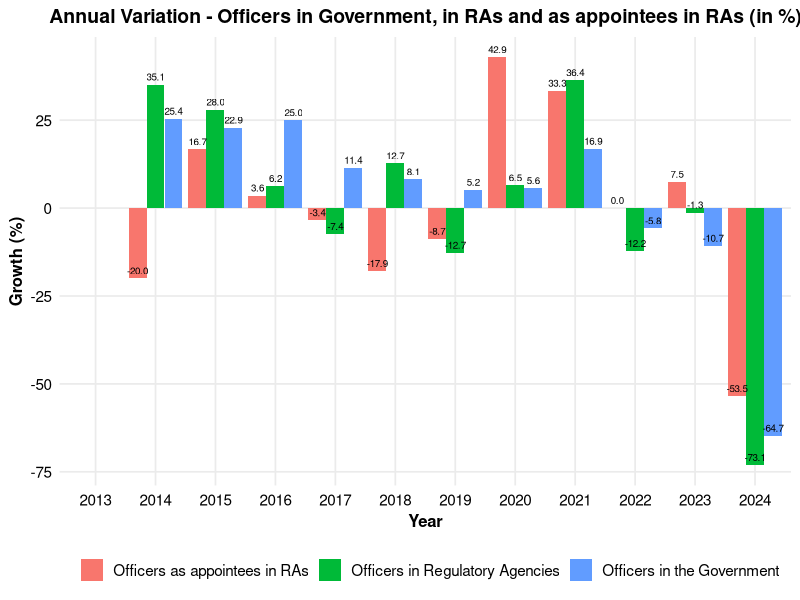
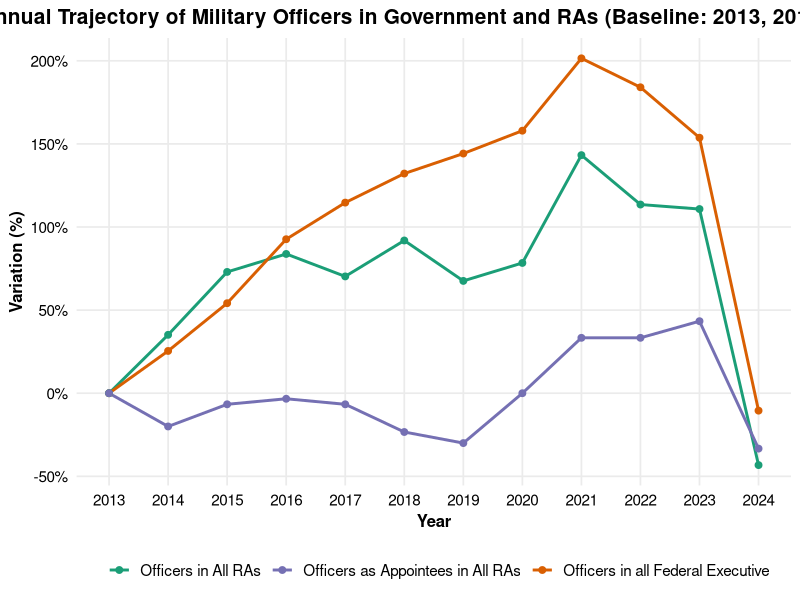
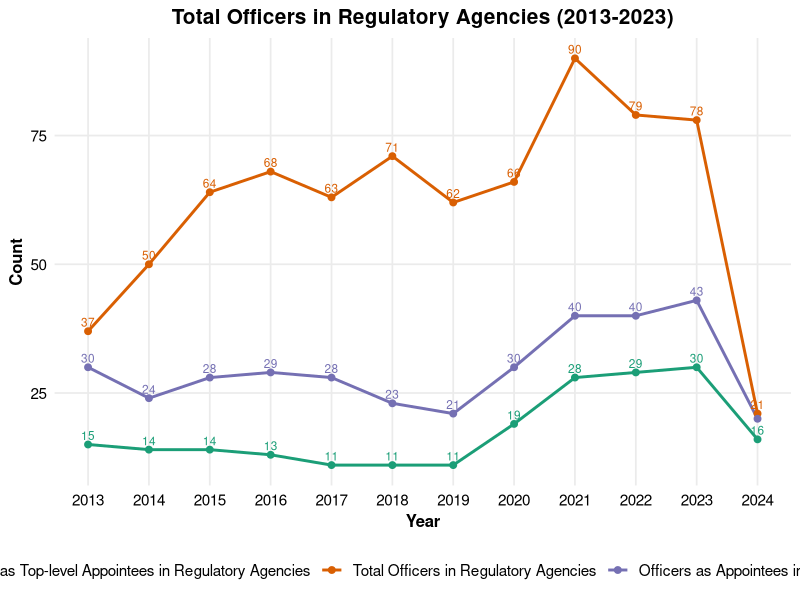
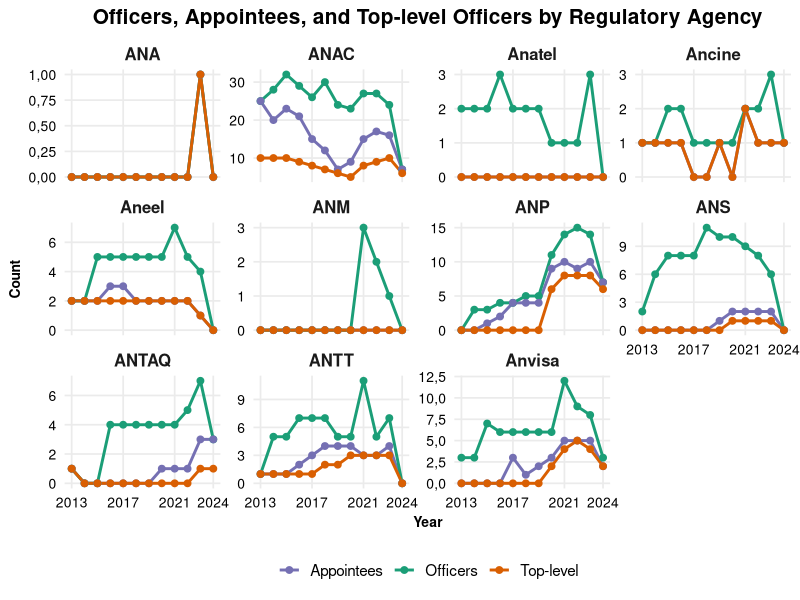
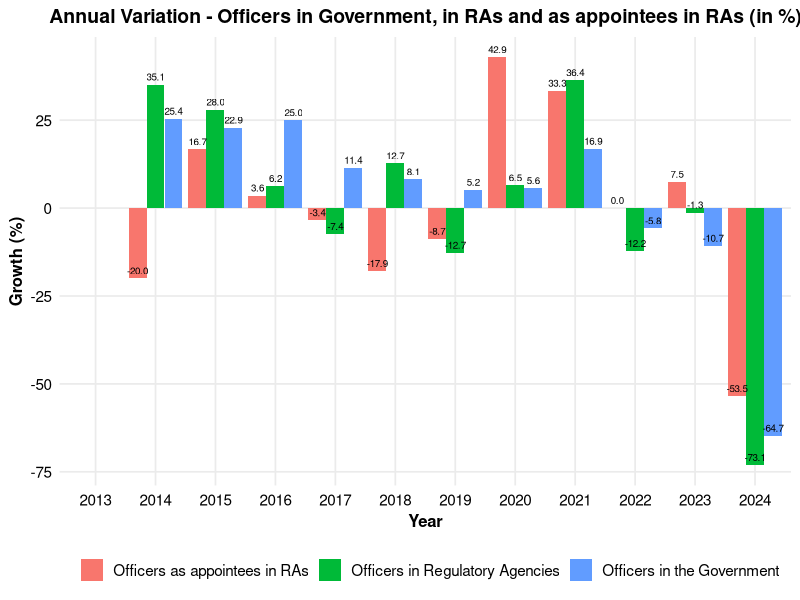
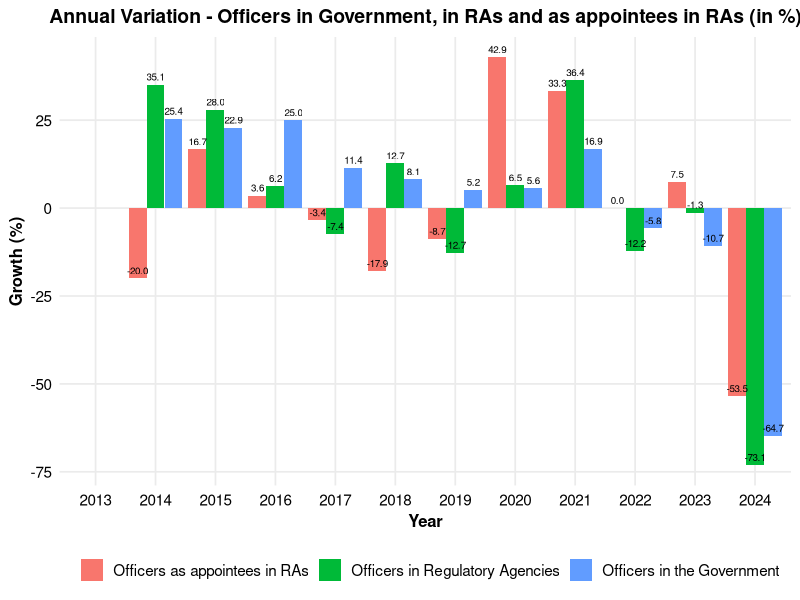
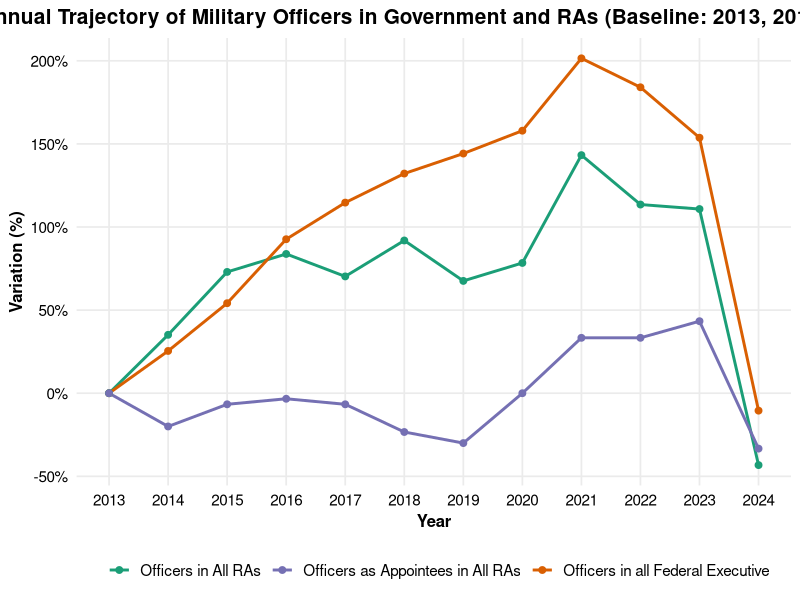
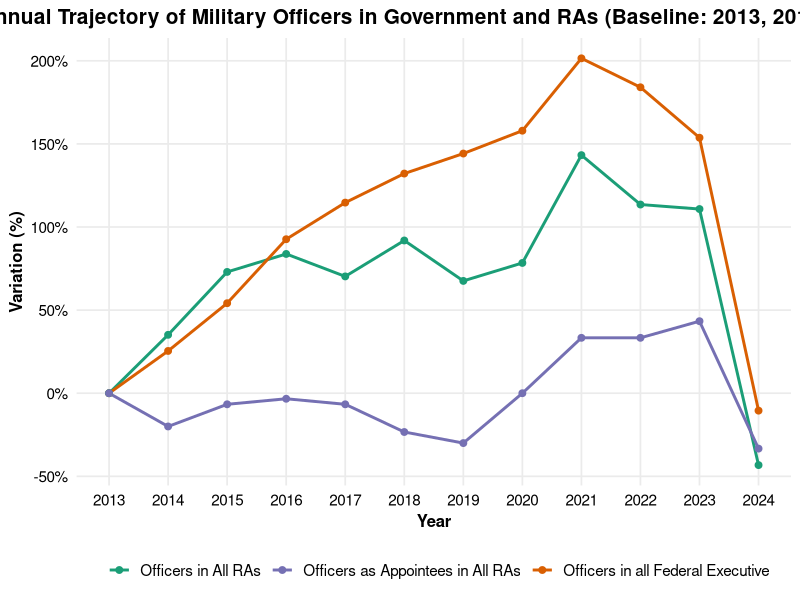

Write the R code that produced these figures, in order. (Note: this script raises an error after producing the figures.)
#PROJETO PARA CRIAR GRÁFICOS DA MILITARIZAÇAO DAS AGENCIAS REGULADORAS
# GOVERNANCE

#importando o dataset criado por Ademar Guedes
library(tidyverse)
library(readxl)
library(scales)

adeb_999_agencias_militares <- read_excel("adeb_999_agencias_militares_1.xlsx")


#criando o arquivo de análise
ar <- adeb_999_agencias_militares



#criar um gráfico harmônico com o atual 1 e 2
# incluir "crescimento de militares no governo" que está no gráfico 1 do apêndice
# e as demais variáveis da figura 1 do texto

glimpse(ar)


# Verificar nomes das colunas relevantes
# Esperado (pela amostra do arquivo):
# ano_arq (coluna A), total_militares_governo (coluna C),
# total_militares_ars (coluna D), total_militares_ars_com_cargo (coluna E)

# 2) Guardar valores-base de 2013 (ano base)
base_vals <- ar %>%
    filter(ano_arq == 2013) %>%
    summarise(
        base_governo = sum(total_militares_governo, na.rm = TRUE),
        base_ar      = sum(total_militares_ars, na.rm = TRUE),
        base_ar_cargo= sum(total_militares_ars_com_cargo, na.rm = TRUE)
    )

# 3) Criar variáveis de crescimento percentual versus 2013
df_out <- ar %>%
    mutate(
        cres_militares_governo   = 100 * (total_militares_governo / base_vals$base_governo - 1),
        cres_militares_ar        = 100 * (total_militares_ars / base_vals$base_ar - 1),
        cres_militares_ar_cargo  = 100 * (total_militares_ars_com_cargo / base_vals$base_ar_cargo - 1)
    )


# Bases anuais (2013)
base_ano <- ar %>%
    filter(ano_arq == 2013) %>%
    summarise(
        base_governo = total_militares_governo,
        base_ar      = total_militares_ars,
        base_ar_cargo= total_militares_ars_com_cargo
    )

df_ano_out <- ar %>%
    mutate(
        cres_militares_governo   = 100 * (total_militares_governo / base_ano$base_governo - 1),
        cres_militares_ar        = 100 * (total_militares_ars / base_ano$base_ar - 1),
        cres_militares_ar_cargo  = 100 * (total_militares_ars_com_cargo / base_ano$base_ar_cargo - 1)
    )

# 5) Visualizar
head(df_out)
head(df_ano_out)

glimpse(df_ano_out)

#Agora vou criar o gráfico 1b
#crescimento anual de militares no governo, militares me AR e em cargos de AR


# Filtrar período e garantir ordenação
ar_plot <- df_ano_out %>%
    filter(ano_arq_tot >= 2013, ano_arq_tot <= 2024) %>%
    arrange(ano_arq_tot)

# Deixar dados em formato longo para facilitar o ggplot
ar_long <- ar_plot %>%
    select(ano_arq_tot,
           cres_militares_governo,
           cres_militares_ar,
           cres_militares_ar_cargo) %>%
    pivot_longer(
        cols = -ano_arq_tot,
        names_to = "serie",
        values_to = "crescimento"
    )

# Rótulos legíveis
rotulos <- c(
    "cres_militares_governo" = "Officers in all Federal Executive",
    "cres_militares_ar" = "Officers in All RAs",
    "cres_militares_ar_cargo" = "Officers as Appointees in All RAs"
)



#-------------FIGURA A1 IN APPENDIX-------------------

# 2. Selecione e padronize as colunas
cresc_anual <- df_ano_out %>%
    rename(
        ano = ano_arq,
        total_militares_governo = total_militares_governo,
        total_militares_ars = total_militares_ars,
        total_militares_ars_com_cargo = total_militares_ars_com_cargo
    ) %>%
    filter(!is.na(ano)) %>%
    group_by(ano) %>%
    summarise(
        total_militares_governo = sum(total_militares_governo, na.rm=TRUE),
        total_militares_ars = sum(total_militares_ars, na.rm=TRUE),
        total_militares_ars_com_cargo = sum(total_militares_ars_com_cargo, na.rm=TRUE)
    ) %>% 
    arrange(ano)

# 3. Calcule o percentual de crescimento anual
cresc_anual_1 <- cresc_anual %>%
    mutate(
        crescimento_militares_governo = 100 * (total_militares_governo / lag(total_militares_governo) - 1),
        crescimento_militares_ars = 100 * (total_militares_ars / lag(total_militares_ars) - 1),
        crescimento_militares_ars_com_cargo = 100 * (total_militares_ars_com_cargo / lag(total_militares_ars_com_cargo) - 1)
    )

cresc_anual_1_long <- cresc_anual_1 %>%
    pivot_longer(
        cols = starts_with("crescimento_"),
        names_to = "Variavel",
        values_to = "Percentual"
    )

# Ajuste os rótulos se quiser mais legibilidade
cresc_anual_1_long$Variavel <- recode(cresc_anual_1_long$Variavel,
                                      crescimento_militares_governo = "Officers in the Government",
                                      crescimento_militares_ars = "Officers in Regulatory Agencies",
                                      crescimento_militares_ars_com_cargo = "Officers as appointees in RAs")

# Gráfico de barras agrupadas
fig_A1 <- ggplot(cresc_anual_1_long, aes(x = as.factor(ano), y = Percentual, fill = Variavel)) +
    geom_col(position = "dodge") +
    geom_text(
        aes(label = sprintf("%.1f", Percentual)),
        position = position_dodge(width = 0.9),
        vjust = -0.5,
        size = 2.5
    ) +
    labs(
        title = "Annual Variation - Officers in Government, in RAs and as appointees in RAs (in %)",
        x = "Year",
        y = "Growth (%)",
        fill = ""
    ) +
    theme_minimal(base_size = 13, base_family = "sans") +
    theme(
        # Fundo branco e sem bordas
        panel.background = element_rect(fill = "white", color = NA),
        plot.background = element_rect(fill = "white", color = NA),
        
        # Título e subtítulo centralizados e proporcionais
        plot.title = element_text(hjust = 0.5, face = "bold", size = 14),
        plot.subtitle = element_text(hjust = 0.5, size = 12, margin = margin(b = 10)),
        
        # Eixos e rótulos
        axis.title = element_text(size = 12, face = "bold"),
        axis.text = element_text(size = 11, color = "black"),
        
        # Título das facetas
        strip.text = element_text(face = "bold", size = 12),
        
        # Legenda
        legend.position = "bottom",
        legend.title = element_text(size = 12, face = "bold"),
        legend.text = element_text(size = 11),
        
        # Grade
        panel.grid.minor = element_blank()
    )

fig_A1

ggsave("figures/fig_A1.pdf", fig_A1,width = 10, height = 5, units = "in", bg = "white")
ggsave("figures/fig_A1.png", fig_A1,width = 10, height = 5, units = "in", bg = "white")




# Gráfico 1 - Annual Trajectory of Military Officers in Government and RAs (Baseline: 2013, 2013–2024)
#falta incluir este grafico





fig_A1.1 <- ggplot(ar_long, aes(x = ano_arq_tot, y = crescimento, color = serie)) +
    geom_line(size = 1) +
    geom_point(size = 2) +
    scale_color_manual(values = c("#1b9e77", "#7570b3", "#d95f02"),
                       labels = rotulos) +
    scale_x_continuous(breaks = 2013:2024) +
    scale_y_continuous(labels = label_percent(accuracy = 1, scale = 1)) +
    labs(
        title = "Annual Trajectory of Military Officers in Government and RAs (Baseline: 2013, 2013–2024)",
        x = "Year",
        y = "Variation (%)",
        color = ""
    ) +
    theme_minimal(base_size = 13, base_family = "sans") +
    theme(
        # Fundo branco e sem bordas
        panel.background = element_rect(fill = "white", color = NA),
        plot.background = element_rect(fill = "white", color = NA),
        
        # Título e subtítulo centralizados e proporcionais
        plot.title = element_text(hjust = 0.5, face = "bold", size = 15),
        plot.subtitle = element_text(hjust = 0.5, size = 12, margin = margin(b = 10)),
        
        # Eixos e rótulos
        axis.title = element_text(size = 12, face = "bold"),
        axis.text = element_text(size = 11, color = "black"),
        
        # Título das facetas
        strip.text = element_text(face = "bold", size = 12),
        
        # Legenda
        legend.position = "bottom",
        legend.title = element_text(size = 12, face = "bold"),
        legend.text = element_text(size = 11),
        
        # Grade
        panel.grid.minor = element_blank()
    )


fig_A1.1


ggsave("figures/fig_A1.1.png", fig_A1.1,width = 10, height = 5, units = "in")
ggsave("figures/fig_A1.1.pdf", fig_A1.1, width = 10, height = 5, units = "in")



# ------------- FIGURE 2 IN THE PAPER ------------------------

# Verificar colunas necessárias
cols_ok <- c("ano_arq",
             "total_militares_ars",
             "total_militares_ars_com_cargo",
             "militares_total_agencias_alto_escalao")

missing <- setdiff(cols_ok, names(ar))
if (length(missing) > 0) {
    stop(paste("Faltam colunas no data frame ar:", paste(missing, collapse = ", ")))
}

# Opcional: agregar por ano, se houver várias linhas por ano (ex.: mensais)
ar_ano <- ar %>%
    group_by(ano_arq) %>%
    summarise(
        total_militares_ars = sum(total_militares_ars, na.rm = TRUE),
        total_militares_ars_com_cargo = sum(total_militares_ars_com_cargo, na.rm = TRUE),
        militares_total_agencias_alto_escalao = sum(militares_total_agencias_alto_escalao, na.rm = TRUE),
        .groups = "drop"
    )

# Reestruturar para formato longo
ar_long <- ar %>%
    pivot_longer(
        cols = c(total_militares_ars,
                 total_militares_ars_com_cargo,
                 militares_total_agencias_alto_escalao),
        names_to = "serie",
        values_to = "valor"
    )

# Rótulos legíveis
rotulos <- c(
    "total_militares_ars" = "Total Officers in Regulatory Agencies",
    "total_militares_ars_com_cargo" = "Officers as Appointees in Regulatory Agencies",
    "militares_total_agencias_alto_escalao" = "Officers as Top-level Appointees in Regulatory Agencies"
)

# Gráfico
fig_2 <- ggplot(ar_long, aes(x = ano_arq, y = valor, color = serie)) +
    geom_line(size = 1) +
    geom_point(size = 2) +
    geom_text(aes(label = scales::number(valor, big.mark = ".", decimal.mark = ",")),
              vjust = -0.5, size = 3, show.legend = FALSE, check_overlap = TRUE
    ) +
    scale_color_manual(values = c("#1b9e77", "#d95f02", "#7570b3"),
                       labels = rotulos) +
    scale_x_continuous(breaks = sort(unique(ar_long$ano_arq))) +
    scale_y_continuous(labels = label_number(big.mark = ".", decimal.mark = ",")) +
    labs(
        title = "Total Officers in Regulatory Agencies (2013-2023)",
        x = "Year",
        y = "Count",
        color = ""
    ) +
    theme_minimal(base_size = 13, base_family = "sans") +
    theme(
        # Fundo branco e sem bordas
        panel.background = element_rect(fill = "white", color = NA),
        plot.background = element_rect(fill = "white", color = NA),
        
        # Título e subtítulo centralizados e proporcionais
        plot.title = element_text(hjust = 0.5, face = "bold", size = 15),
        plot.subtitle = element_text(hjust = 0.5, size = 12, margin = margin(b = 10)),
        
        # Eixos e rótulos
        axis.title = element_text(size = 12, face = "bold"),
        axis.text = element_text(size = 11, color = "black"),
        
        # Título das facetas
        strip.text = element_text(face = "bold", size = 12),
        
        # Legenda
        legend.position = "bottom",
        legend.title = element_text(size = 12, face = "bold"),
        legend.text = element_text(size = 11),
        
        # Grade
        panel.grid.minor = element_blank()
    )

fig_2

ggsave("figures/fig_2.pdf", fig_2,width = 10, height = 5, units = "in")
ggsave("figures/fig_2.png", fig_2,width = 10, height = 5, units = "in")



## parei aqui


#-------FIGURA A3 - facetas de todas as agências-------

library(stringi)
ag_ok <- c("anac","aneel","anatel","antaq","antt","anvs","ancine","anp","ans","anm","ana")

facetas_ar <- df_ano_out %>%
    pivot_longer(
        cols = matches("^militares_(anac|aneel|anatel|antaq|antt|anvs|ancine|anp|ans|anm|ana)(?:_(cargos|alto_escalao))?$"),
        names_to = c("agencia","dim_raw"),
        names_pattern = "^militares_([^_]+)(?:_(cargos|alto_escalao))?$",
        values_to = "valor"
    ) %>%
    mutate(
        dim_raw = ifelse(is.na(dim_raw) | dim_raw == "", "militares", dim_raw),
        dim = recode(dim_raw,
                     "cargos" = "Appointees",
                     "alto_escalao" = "Top-level",
                     .default = "Officers"),
        agencia = recode(agencia,
                         "anac"="ANAC","aneel"="Aneel","anatel"="Anatel","antaq"="ANTAQ","antt"="ANTT",
                         "anvs"="Anvisa","ancine"="Ancine","anp"="ANP","ans"="ANS","anm"="ANM","ana"="ANA",
                         .default = NA_character_
        )
    ) %>%
    filter(!is.na(agencia), !is.na(ano_arq), !is.na(valor))

# (Opcional) Diagnóstico: veja se sobrou algo estranho na dimensão original
# sort(unique(facetas_ar$dim_raw))

# ------- 4) Gráfico com facetas -------
fig_A3 <- ggplot(facetas_ar, aes(x = ano_arq, y = valor, color = dim, group = dim)) +
    geom_line(size = 1) +
    geom_point(size = 2) +
    scale_x_continuous(
        breaks = c(2013, 2017, 2021, 2024),
    labels = c("2013", "2017", "2021", "2024")
    ) +
    scale_y_continuous(labels = scales::label_number(big.mark = ".", decimal.mark = ",")) +
    scale_color_manual(
        values = c("Officers"="#1b9e77","Appointees"="#7570b3","Top-level"="#d95f02"),
        name = NULL
    ) +
    labs(
        title = "Officers, Appointees, and Top-level Officers by Regulatory Agency",
        x = "Year", y = "Count"
    ) +
    facet_wrap(~ agencia, ncol = 4, scales = "free_y", drop = TRUE) +
    theme_minimal(base_size = 13, base_family = "sans") +
    theme(
        # Fundo branco e sem bordas
        panel.background = element_rect(fill = "white", color = NA),
        plot.background = element_rect(fill = "white", color = NA),
        
        # Título e subtítulo centralizados e proporcionais
        plot.title = element_text(hjust = 0.5, face = "bold", size = 15),
        plot.subtitle = element_text(hjust = 0.5, size = 12, margin = margin(b = 10)),
        
        # Eixos e rótulos
        axis.title = element_text(size = 10, face = "bold"),
        axis.text = element_text(size = 10, color = "black"),
        
        # Título das facetas
        strip.text = element_text(face = "bold", size = 12),
        
        # Legenda
        legend.position = "bottom",
        legend.title = element_text(size = 12, face = "bold"),
        legend.text = element_text(size = 11),
        
        # Grade
        panel.grid.minor = element_blank()
    )

fig_A3

ggsave("figures/fig_A3.pdf", fig_A3, width = 10, height = 5, units = "in")
ggsave("figures/fig_A3.png", fig_A3, width = 10, height = 5, units = "in")

#############################################

###CRIANDO O MESMO GRÁFICO ACIMA, MAS COMO FACETA
# Definir variáveis por grupo

names(df_ano_out)
# Ver especificamente as que contêm "militares_8" ou "militares_3"
names(df_ano_out)[grepl("militares_[38]", names(df_ano_out))]

# Ver quais contêm "ars"
names(df_ano_out)[grepl("ars", names(df_ano_out))]

# Ver quais contêm "alto"
names(df_ano_out)[grepl("alto", names(df_ano_out))]


vars_ars <- c("militares_8_ars.y","militares_3_ars.y")
vars_cargos <- c("militares_8_ars_cargos","militares_3_ars_cargos")
vars_alto <- c("militares_8_ars_alto_escalao","militares_3_ars_alto_escalao")

vars_all <- c(vars_ars, vars_cargos, vars_alto)

stopifnot(all(c("ano_arq", vars_all) %in% names(df_ano_out)))

# Agregar por ano (se necessário)
base_df <- df_ano_out %>%
    group_by(ano_arq) %>%
    summarise(across(all_of(vars_all), ~ sum(.x, na.rm = TRUE)), .groups = "drop")

# Long + colunas de 'grupo' e 'tipo'
plot_long <- base_df %>%
    pivot_longer(cols = all_of(vars_all), names_to = "serie", values_to = "valor") %>%
    mutate(
        grupo = case_when(
            str_detect(serie, "_ars_alto_escalao$") ~ "ars_alto_escalao",
            str_detect(serie, "_ars_cargos$") ~ "ars_cargos",
            TRUE ~ "ars"
        ),
        tipo = if_else(str_detect(serie, "^militares_8_"), "8 ARs", "3 ARs")
    )

fig_A4 <- ggplot(plot_long, aes(x = ano_arq, y = valor, color = tipo)) +
    geom_line(size = 1) +
    geom_point(size = 2) +
    scale_color_manual(values = c("8 ARs" = "#1b9e77", "3 ARs" = "#d95f02")) +
    scale_x_continuous(breaks = sort(unique(plot_long$ano_arq))) +
    scale_y_continuous(labels = label_number(big.mark = ".", decimal.mark = ",")) +
    labs(
        title = "Totais anuais por grupo (facetas)",
        x = "Ano",
        y = "Quantidade",
        color = "Série"
    ) +
    facet_wrap(~ grupo, ncol = 1, scales = "free_y") +
    theme_minimal(base_size = 12) +
    theme(
        panel.grid.minor = element_blank(),
        legend.position = "bottom"
    )


fig_A4

ggsave("figures/fig_2c.pdf", fig_2c,
       width = 6.5, height = 5, units = "in")
















###CRIANDO AGORA FACETAS DOS TRÊS GRUPOS EM GRÁFICO DE ÁREA DE 100%
library(stringr)

# Variáveis por grupo (mantém .y onde informado)
vars_ars    <- c("militares_8_ars.y","militares_3_ars.y")
vars_cargos <- c("militares_8_ars_cargos","militares_3_ars_cargos")
vars_alto   <- c("militares_8_ars_alto_escalao","militares_3_ars_alto_escalao")

vars_all <- c(vars_ars, vars_cargos, vars_alto)
stopifnot(all(c("ano_arq", vars_all) %in% names(df_ano_out)))

# Agregar por ano
base_df <- df_ano_out %>%
    group_by(ano_arq) %>%
    summarise(across(all_of(vars_all), ~ sum(.x, na.rm = TRUE)), .groups = "drop")

# Long + identificar grupo e tipo
plot_long <- base_df %>%
    pivot_longer(cols = all_of(vars_all), names_to = "serie", values_to = "valor") %>%
    mutate(
        grupo = case_when(
            str_detect(serie, "_ars_alto_escalao$") ~ "RAs: all officers Top-level",
            str_detect(serie, "_ars_cargos$") ~ "RAs: all officers appointees",
            TRUE ~ "RAs: all officers"
        ),
        tipo = if_else(str_detect(serie, "^militares_8_"), "8 RAs", "3 RAs")
    )

# Normalizar para 100% dentro de cada grupo-ano
plot_pct <- plot_long %>%
    group_by(grupo, ano_arq) %>%
    mutate(total_grupo_ano = sum(valor, na.rm = TRUE),
           pct = if_else(total_grupo_ano > 0, valor / total_grupo_ano, 0)) %>%
    ungroup()

fig_2d <- ggplot(plot_pct, aes(x = ano_arq, y = pct, fill = tipo)) +
    geom_area(position = "fill", alpha = 0.9) +  # fill garante 100%
    scale_fill_manual(values = c("8 RAs" = "#1b9e77", "3 RAs" = "#d95f02")) +
    scale_x_continuous(breaks = sort(unique(plot_pct$ano_arq))) +
    scale_y_continuous(labels = label_percent(accuracy = 1)) +
    labs(
        title   = "Share of officers by group of RAs (ANP, Anvisa, ANAC vs. others) (100%)",
        x       = "Year",
        y       = "Share",
        fill    = "Groups"
    ) +
    facet_wrap(~ grupo, ncol = 1) +
    theme_minimal(base_size = 12) +
    theme(
        panel.grid.minor = element_blank(),
        legend.position = "bottom"
    )

fig_2d
ggsave("figures/fig_2d.pdf", fig_2d,
       width = 6.5, height = 5, units = "in")


#OK!
###FACETAS DE TODAS AS AGENCIAS, SEPARADAMENTE, POR GRUPOS (TOTAL MILITAR, COM CARGO E ALTA BUROCRA)

# Definir vetores por faceta
grp_base <- c("militares_anac","militares_aneel","militares_anatel","militares_antaq",
              "militares_antt","militares_anvs","militares_ancine","militares_anp",
              "militares_ans","militares_anm","militares_ana")

grp_cargos <- paste0(grp_base, "_cargos")
grp_alto   <- paste0(grp_base, "_alto_escalao")

vars_all <- c(grp_base, grp_cargos, grp_alto)
stopifnot(all(c("ano_arq", vars_all) %in% names(df_ano_out)))

# Agregar por ano, se necessário
base_df_1 <- df_ano_out %>%
    group_by(ano_arq) %>%
    summarise(across(all_of(vars_all), ~ sum(.x, na.rm = TRUE)), .groups = "drop")

# Long + coluna do grupo
plot_long <- base_df_1 %>%
    pivot_longer(cols = all_of(vars_all), names_to = "agencia", values_to = "valor") %>%
    mutate(
        grupo = case_when(
            str_detect(agencia, "_alto_escalao$") ~ "alto_escalao",
            str_detect(agencia, "_cargos$") ~ "cargos",
            TRUE ~ "base"
        ),
        agencia_label = str_replace(agencia, "militares_", "") |> 
            str_replace("_cargos$", "") |>
            str_replace("_alto_escalao$", "") |>
            toupper()
    )

ggplot(plot_long, aes(x = ano_arq, y = valor, color = agencia_label, group = agencia_label)) +
    geom_line(size = 0.9, alpha = 0.9) +
    geom_point(size = 1.8) +
    scale_x_continuous(breaks = sort(unique(plot_long$ano_arq))) +
    scale_y_continuous(labels = label_number(big.mark = ".", decimal.mark = ",")) +
    labs(
        title = "Totais anuais por agência e grupo",
        x = "Ano",
        y = "Quantidade",
        color = "Agência"
    ) +
    facet_wrap(~ grupo, ncol = 1, scales = "free_y",
               labeller = as_labeller(c(base = "ARs (base)",
                                        cargos = "ARs (cargos)",
                                        alto_escalao = "ARs (alto escalão)"))) +
    theme_minimal(base_size = 12) +
    theme(
        panel.grid.minor = element_blank(),
        legend.position = "bottom",
        legend.key.width = unit(16, "pt")
    )



## FACETAS separando por agencia

library(stringr)
library(forcats)

# Lista de ARs
ars <- c("anac","aneel","anatel","antaq","antt","anvs","ancine","anp","ans","anm","ana")

# Construir nomes de colunas para cada dimensão
vars_base   <- paste0("militares_", ars)
vars_cargos <- paste0("militares_", ars, "_cargos")
vars_alto   <- paste0("militares_", ars, "_alto_escalao")

vars_all <- c(vars_base, vars_cargos, vars_alto)
stopifnot(all(c("ano_arq", vars_all) %in% names(df_ano_out)))

# Agregar por ano (se necessário)
base_df <- df_ano_out %>%
    group_by(ano_arq) %>%
    summarise(across(all_of(vars_all), ~ sum(.x, na.rm = TRUE)), .groups = "drop")

# Converter para longo e separar AR e dimensão
plot_long <- base_df %>%
    pivot_longer(cols = all_of(vars_all), names_to = "serie", values_to = "valor") %>%
    mutate(
        # Extrair a AR do nome: "militares_anac(_...)" -> "anac"
        ar  = str_remove(serie, "^militares_") %>%
            str_remove("_cargos$") %>%
            str_remove("_alto_escalao$") %>%
            toupper(),
        dim = case_when(
            str_detect(serie, "_alto_escalao$") ~ "Alto escalão",
            str_detect(serie, "_cargos$")       ~ "Cargos",
            TRUE                                ~ "Base"
        )
    ) %>%
    # Opcional: ordenar facetas por ordem desejada
    mutate(ar = factor(ar, levels = toupper(ars)))

ggplot(plot_long, aes(x = ano_arq, y = valor, color = dim)) +
    geom_line(size = 1) +
    geom_point(size = 1.8) +
    scale_color_manual(values = c("Base" = "#1b9e77", "Cargos" = "#7570b3", "Alto escalão" = "#d95f02")) +
    scale_x_continuous(breaks = sort(unique(plot_long$ano_arq))) +
    scale_y_continuous(labels = label_number(big.mark = ".", decimal.mark = ",")) +
    labs(
        title = "Totais anuais por AR e dimensão",
        x = "Ano",
        y = "Quantidade",
        color = "Dimensão"
    ) +
    facet_wrap(~ ar, ncol = 3, scales = "free_y") +
    theme_minimal(base_size = 12) +
    theme(
        panel.grid.minor = element_blank(),
        legend.position = "bottom"
    )



############################################################
######figure annual growth only 3 RAs
###########################################################


var_anual_3ras <- read_delim("var_anual_3ras.csv", 
                             delim = ";", escape_double = FALSE, col_types = cols(var_officers_3ras_percent = col_number(), 
                                                                                  var_officers_appointees_3ras_percent = col_number(), 
                                                                                  var_officers_toplevel_3ras_percent = col_number()), 
                             trim_ws = TRUE)
View(var_anual_3ras)



ras_long <- var_anual_3ras %>%
    select(year, var_officers_3ras_percent, var_officers_appointees_3ras_percent, var_officers_toplevel_3ras_percent) %>%
           pivot_longer(
               cols = starts_with("var_officers"),
               names_to = "variable",
               values_to = "percentage"
           )
           
           
           # Ajustar nomes legíveis para legenda
           ras_long$variable <- recode(ras_long$variable,
                                      "var_officers_3ras_percent" = "Officers 3ras",
                                      "var_officers_appointees_3ras_percent" = "Appointed Officers 3ras",
                                      "var_officers_toplevel_3ras_percent" = "Top-level Officers 3ras"
           )
           
           # Criar gráfico de barras agrupadas
           fig_A_var_3ras <- ggplot(ras_long, aes(x = factor(year), y = percentage, fill = variable)) +
               geom_col(position = "dodge") +
               geom_text(aes(label = sprintf("%.1f%%", percentage)),
                         position = position_dodge(width = 0.9),
                         vjust = -0.5,
                         size = 2.5) +
               labs(
                   title = "Annual Variation - Officers in the 3 selected Regulatoy Agencies",
                   x = "Year",
                   y = "Variation (%)",
                   fill = ""
               ) +
               theme_minimal() +
                   theme(
                       plot.title = element_text(size = 10, hjust = 0.5), #centraliza o título
                       axis.title = element_text(size = 8),
                       axis.text = element_text(size = 8),
                       legend.title = element_text(size = 10),
                       legend.text = element_text(size = 8),
                       legend.position = "bottom"   # <- legenda abaixo do gráfico
                   )
               
           fig_A_var_3ras
           
                  ggsave("figures/fig_A_var_3ras.pdf", fig_A_var_3ras,
                  width = 8.5, height = 5, units = "in")

                  
#####################################################
##GRAFICO COMPARANDO TRES AGENCIAS COM AS DEMAIS ####
#####################################################

library(readr)
compare_3ras_others <- read_delim("compare_3ras_others.csv", 
                                                    delim = ";", escape_double = FALSE, trim_ws = TRUE)

View(compare_3ras_others)



compare_3_8 <- compare_3ras_others %>%
    select(year, 
           `otherRA_officers_total__percent`,
           `otherRAs_officers_appointees_percent`,
           `otherRA_officers_top-level_percent`,
           `3RA_total_officers_percent`,
           `3RA_officers_appointees_percent`,
           `3RA_officers_top-level_percent`)

# Transformar para formato longo
compare_long <- compare_3_8 %>%
    pivot_longer(
        cols = -year,
        names_to = "variable",
        values_to = "percentage"
    )

# Ajustar nomes das variáveis para legenda mais legível
compare_long$variable <- recode(compare_long$variable,
                           "otherRA_officers_total__percent" = "Other RAs - Total Officers",
                           "otherRAs_officers_appointees_percent" = "Other RAs - Appointees",
                           "otherRA_officers_top-level_percent" = "Other RAs - Top-level",
                           "3RA_total_officers_percent" = "3 RAs - Total Officers",
                           "3RA_officers_appointees_percent" = "3 RAs - Appointees",
                           "3RA_officers_top-level_percent" = "3 RAs - Top-level"
)

# Criar gráfico de barras agrupadas
fig_A_compare_3_8 <- ggplot(compare_long, aes(x = factor(year), y = percentage, fill = variable)) +
    geom_col(position = "dodge") +
    geom_text(aes(label = sprintf("%.1f%%", percentage)),
              position = position_dodge(width = 0.9),
              vjust = -0.5,
              size = 2.5) +
    labs(
        title = "Annual Variation Rate Comparison - 3 RAs and the others",
        x = "Year",
        y = "Percentage (%)",
        fill = "Category",
        caption = "Variables: Other RAs - Total Officers, Appointees, Top-level | 3 RAs - Total Officers, Appointees, Top-level"
    ) +
    theme_minimal() +
    theme(
        plot.caption = element_text(hjust = 0.5, size = 9),
        legend.position = "bottom"
    )

fig_A_compare_3_8

ggsave("figures/fig_A_compare_3_8.pdf", fig_A_compare_3_8,
       width = 8.5, height = 5, units = "in")
                  
                  
###########################################################
#COMPARANDO AS 3 AGENCIAS COM AS DEMAIS, EM TOTAIS ANUAIS##
###########################################################

library(readr)
library(dplyr)
library(tidyr)
library(ggplot2)

# Leitura do arquivo CSV

# Selecionar apenas ano e as 6 variáveis de totais
compare <- compare_3ras_others %>%
    select(year, 
           otherRA_officers_total,
           otherRAs_officers_appointees,
           `otherRA_officers_top-level`,
           `3RA_total_officers`,
           `3RA_officers_appointees`,
           `3RA_officers_top-level`)

# Transformar para formato longo
compare_long_1 <- compare %>%
    pivot_longer(
        cols = -year,
        names_to = "variable",
        values_to = "total"
    )

# Ajustar nomes das variáveis para legenda mais legível
compare_long_1$variable <- recode(compare_long_1$variable,
                           "otherRA_officers_total" = "Other RAs - Total Officers",
                           "otherRAs_officers_appointees" = "Other RAs - Appointees",
                           "otherRA_officers_top-level" = "Other RAs - Top-level",
                           "3RA_total_officers" = "3 RAs - Total Officers",
                           "3RA_officers_appointees" = "3 RAs - Appointees",
                           "3RA_officers_top-level" = "3 RAs - Top-level"
)

# Criar gráfico de linhas
fig_A_line_compare <- ggplot(compare_long_1, aes(x = year, y = total, color = variable, group = variable)) +
    geom_line(size = 1) +
    geom_point(size = 2) +
    labs(
        title = "Officer Totals Over Time - Comparison",
        x = "Year",
        y = "Number of Officers",
        color = "Category",
        caption = "Variables: Other RAs - Total Officers, Appointees, Top-level | 3 RAs - Total Officers, Appointees, Top-level"
    ) +
    theme_minimal() +
    theme(
        plot.caption = element_text(hjust = 0.5, size = 9),
        legend.position = "bottom",
        legend.text = element_text(size = 8)
    )

fig_A_line_compare

# Salvar o gráfico
ggsave("figures/fig_A_line_compare.pdf", fig_A_line_compare,
       width = 8.5, height = 5, units = "in")


################################
#FACETING EACH RA
##############################
library(stringr)
library(scales)
library(forcats)

# Vetor com os códigos das ARs
ars <- c("anac","aneel","anatel","antaq","antt","anvs","ancine","anp","ans","anm","ana")

# Colunas esperadas por dimensão
vars_base   <- paste0("militares_", ars)
vars_cargos <- paste0("militares_", ars, "_cargos")
vars_alto   <- paste0("militares_", ars, "_alto_escalao")

vars_all <- c(vars_base, vars_cargos, vars_alto)

# Verificação de colunas existentes
stopifnot(all(c("ano_arq", vars_all) %in% names(df_ano_out)))

# Se houver múltiplas linhas por ano, consolida; se já for 1 linha/ano, valores permanecem
base_df <- df_ano_out %>%
    group_by(ano_arq) %>%
    summarise(across(all_of(vars_all), ~ sum(.x, na.rm = TRUE)), .groups = "drop")

# Formato longo e identificação de AR e dimensão
plot_long <- base_df %>%
    pivot_longer(cols = all_of(vars_all), names_to = "variavel", values_to = "valor") %>%
    mutate(
        ar  = variavel |> 
            str_remove("^militares_") |>
            str_remove("_cargos$") |>
            str_remove("_alto_escalao$") |>
            toupper(),
        dim = case_when(
            str_detect(variavel, "_alto_escalao$") ~ "Top-level appointees",
            str_detect(variavel, "_cargos$")       ~ "Appointees",
            TRUE                                   ~ "Total"
        )
    ) %>%
    mutate(ar = factor(ar, levels = toupper(ars)),
           dim = factor(dim, levels = c("Total","Appointees","Top-level appointees")))

# Gráfico com facetas por AR e 3 linhas por faceta
fig_A_facetas <- ggplot(plot_long, aes(x = ano_arq, y = valor, color = dim)) +
    geom_line(linewidth = 1) +
    geom_point(size = 1.8) +  # <- era linewidth
    scale_color_manual(values = c("Total" = "#1b9e77",
                                  "Appointees" = "#7570b3",
                                  "Top-level appointees" = "#d95f02")) +
    scale_x_continuous(breaks = sort(unique(plot_long$ano_arq))) +
    scale_y_continuous(labels = label_number(big.mark = ".", decimal.mark = ",")) +
    labs(
        title = "Officers by Regulatory Agency: total, total in appointed positions, and total in the top-level",
        x = "Year", y = "Amount", color = ""
    ) +
    facet_wrap(~ ar, ncol = 4, scales = "free_y") +
    theme_minimal(base_size = 10) +
    theme(
        panel.grid.minor = element_blank(),
        plot.title = element_text(size = 10, hjust = 0.5),
        axis.title = element_text(size = 9),
        axis.text  = element_text(size = 8),
        legend.position = "bottom"
    )

fig_A_facetas


#salvar o gráfico
ggsave("figures/fig_A_facetas.pdf", fig_A_facetas,
    width = 8.5, height = 5, units = "in")


############################################################
###DADOS COM TOTAIS GERAIS CIVIS E MILITARES ARS E DEMAIS###
############################################################

#importanto da tabela de somas gerais
library(readxl)
general_sums <- read_excel("table_general_sums.xlsx")
View(general_sums)

# criando o dataset
general_sums_1 <- general_sums %>%
    pivot_longer(cols = 2:7, names_to = "variable", values_to = "value") %>%
    mutate(variable = recode(variable,
                             "total_toplevel_3RAs" = "Toplevel 3RAs",
                             "total_appointees_3RAs" = "Appointees 3RAs",
                             "total_servants_3RAs" = "Servants 3RAs",
                             "total_toplevel_otherRAs" = "Toplevel Other RAs",
                             "total_appointees_otherRAs" = "Appointees Other RAs",
                             "total_servants_otherRAs" = "Servants Other RAs"
    ))

fig_A_general_sum_1 <- ggplot(general_sums_1, aes(x = year, y = value, color = variable)) +
    geom_line(linewidth = 1) +
    geom_point(size = 1) +
    labs(
        title = "Total servants by group of RAs (2013-2024)",
        x = "Year",
        y = "Value",
        color = ""
    ) +
    theme_minimal(base_size = 10) +
    theme(
        legend.position = "bottom",   # legenda embaixo
        legend.title = element_blank(),
        legend.box = "horizontal"     # organiza legenda em linha
    )


fig_A_general_sum_1

ggsave("figures/fig_A_general_sum_1.pdf", fig_A_general_sum_1,
       width = 8.5, height = 5, units = "in")


###Novo gráfico de comparação
# Selecionar apenas colunas year, 8 e 13

general_sum_2 <- general_sums %>%
    select(year, 8:13) %>%
    pivot_longer(cols = -year, names_to = "variable", values_to = "value") %>%
    mutate(variable = recode(variable,
                             "total_toplevel_officers_3RAs" = "Toplevel Officers 3RAs",
                             "total_appointees_officers_3RAs" = "Appointees Officers 3RAs",
                             "total_servants_officers_3RAs" = "Servants Officers 3RAs",
                             "total_toplevel_officers_otherRAs" = "Toplevel Officers Other RAs",
                             "total_appointees_officers_otherRAs" = "Appointees Officers Other RAs",
                             "total_servants_officers_otherRAs" = "Servants Officers Other RAs"
    ))


# Gráfico
fig_A_general_sum_2 <- ggplot(general_sum_2, aes(x = year, y = value, color = variable)) +
    geom_line(linewidth = 1) +
    geom_point(size = 1.5) +
    labs(
        title = "Total officers by group of RAs (2013-2024)",
        x = "Year",
        y = "Value",
        color = ""
    ) +
    theme_minimal(base_size = 12) +
    theme(
        legend.position = "bottom",   # legenda embaixo
        legend.title = element_blank(),
        legend.box = "horizontal"
    )

fig_A_general_sum_2

ggsave("figures/fig_A_general_sum_2.pdf", fig_A_general_sum_2,
width = 8.5, height = 5, units = "in")


#############
#FACETAS
#########

# Pacotes
library(tidyverse)

# 1) Ler o CSV separado por ponto e vírgula
library(readr)
compare_df <- read_delim("compare_3ras_others.csv", 
                                  delim = ";", escape_double = FALSE, trim_ws = TRUE)

# --- FACETAS COM VALORES ABSOLUTOS -----------------------------------------

# 2) Seleciona apenas as colunas "absolutas"
df_abs <- compare_df %>%
    select(
        year,
        otherRA_officers_total,
        otherRAs_officers_appointees,
        `otherRA_officers_top-level`,
        `3RA_total_officers`,
        `3RA_officers_appointees`,
        `3RA_officers_top-level`
    )

# 3) Converte para formato longo com dois níveis: grupo (3RA vs otherRA) e métrica
abs_long <- df_abs %>%
    pivot_longer(
        -year,
        names_to = c("group", "metric"),
        names_pattern = "(otherRA|3RA)[_]?(.*)"  # separa "otherRA" ou "3RA" do restante
    ) %>%
    mutate(
        metric = case_when(
            metric %in% c("officers_total", "total_officers") ~ "Total officers",
            metric %in% c("officers_appointees", "officers_appointees") ~ "Officers as appointees",
            metric %in% c("officers_top-level", "officers_top-level") ~ "Top-level officers",
            TRUE ~ metric
        ),
        group = recode(group, otherRA = "Other RAs", `3RA` = "3 RAs")
    )

# 4) Gráfico com 3 facetas (uma por métrica), comparando 3 RAs vs Other RAs
fig_abs <- ggplot(abs_long, aes(x = factor(year), y = value, group = group, color = group)) +
    geom_line(size = 0.9) +
    geom_point(size = 2) +
    facet_wrap(~ metric, ncol = 1, scales = "free_y") +
    labs(
        title = "Officers in RAs: totals, appointees, and top-level (3 RAs vs Other RAs)",
        x = "Year",
        y = "Count",
        color = ""
    ) +
    theme_minimal() +
    theme(
        plot.title = element_text(size = 11, hjust = 0.5), # centraliza o título
        axis.title = element_text(size = 9),
        axis.text = element_text(size = 8),
        legend.position = "bottom"
    )

fig_abs

# --- FACETAS COM PERCENTUAIS ------------------------------------------------

library(readxl)
table_general_sums <- read_excel("table_general_sums.xlsx")
View(table_general_sums)


# Seleciona as colunas relevantes (colunas 1 e 8–13)
plot_data <- table_general_sums %>%
    select(year, total_toplevel_officers_3RAs:total_servants_officers_otherRAs) %>%
    pivot_longer(
        cols = -year,
        names_to = c("category", "RA_type"),
        names_pattern = "total_(.*)_officers_(.*)"
    ) %>%
    mutate(
        category = recode(category,
                          "toplevel" = "Top-level",
                          "appointees" = "Appointees",
                          "servants" = "Non-appointees"),
        RA_type = recode(RA_type,
                         "3RAs" = "Three RAs",
                         "otherRAs" = "Other RAs")
    )

# Gráfico com facetas comparando 3 ARs e 8 ARs (valores totais)
fig_2c <- ggplot(plot_data, aes(x = year, y = value, color = RA_type)) +
    geom_line(size = 1) +
    geom_point(size = 2) +
    facet_wrap(~category, scales = "free_y", ncol = 1) +
    scale_color_manual(values = c("Three RAs" = "#1b9e77", "Other RAs" = "#7570b3")) +
    labs(
        title = "Comparison of Military Officers in 3RAs and Other RAs (2013–2024)",
        subtitle = "Absolute numbers by category (Top-level, Appointees, Servants)",
        x = "Year",
        y = "Number of Officers",
        color = "Regulatory Agencies"
    ) +
    theme_minimal(base_size = 13, base_family = "sans") +
    theme(
        # Fundo branco e sem bordas
        panel.background = element_rect(fill = "white", color = NA),
        plot.background = element_rect(fill = "white", color = NA),
        
        # Título e subtítulo centralizados e proporcionais
        plot.title = element_text(hjust = 0.5, face = "bold", size = 15),
        plot.subtitle = element_text(hjust = 0.5, size = 12, margin = margin(b = 10)),
        
        # Eixos e rótulos
        axis.title = element_text(size = 12, face = "bold"),
        axis.text = element_text(size = 11, color = "black"),
        
        # Título das facetas
        strip.text = element_text(face = "bold", size = 12),
        
        # Legenda
        legend.position = "bottom",
        legend.title = element_text(size = 12, face = "bold"),
        legend.text = element_text(size = 11),
        
        # Grade
        panel.grid.minor = element_blank()
    )


fig_2c
ggsave("figures/fig_2C.png", fig_2c, width = 8, height = 9, dpi = 300)





# 3) --------- CÁLCULO DE PROPORÇÕES (oficiais / total da categoria) ----------
# Construímos um tibble “longo” com totais e oficiais lado a lado para 3RAs e otherRAs


long_totals <- table_general_sums %>%
    select(
        year,
        total_toplevel_3RAs, total_appointees_3RAs, total_servants_3RAs,
        total_toplevel_otherRAs, total_appointees_otherRAs, total_servants_otherRAs
    ) %>%
    pivot_longer(
        cols = -year,
        names_to = c("category", "RA_type"),
        names_pattern = "total_(.*)_(3RAs|otherRAs)",
        values_to = "total"
    )

long_officers <- table_general_sums %>%
    select(
        year,
        total_toplevel_officers_3RAs, total_appointees_officers_3RAs, total_servants_officers_3RAs,
        total_toplevel_officers_otherRAs, total_appointees_officers_otherRAs, total_servants_officers_otherRAs
    ) %>%
    pivot_longer(
        cols = -year,
        names_to = c("category", "RA_type"),
        names_pattern = "total_(.*)_officers_(3RAs|otherRAs)",
        values_to = "officers"
    )

shares_df <- long_totals %>%
    left_join(long_officers, by = c("year", "category", "RA_type")) %>%
    mutate(
        share = if_else(total > 0, officers / total, NA_real_),
        category = recode(category,
                          "toplevel" = "Top-level",
                          "appointees" = "Appointees",
                          "servants" = "Non-Appointees"),
        RA_type = recode(RA_type,
                         "3RAs" = "Three RAs",
                         "otherRAs" = "Other RAs")
    )

# 4) --------- GRÁFICO DE PROPORÇÕES ----------
fig_2d <- shares_df %>%
    ggplot(aes(x = year, y = share, color = RA_type)) +
    geom_line(size = 1) +
    geom_point(size = 2) +
    facet_wrap(~ category, ncol = 1, scales = "free_y") +
    scale_y_continuous(labels = label_percent(accuracy = 0.1)) +
    scale_color_manual(values = c("Three RAs" = "#1b9e77", "Other RAs" = "#7570b3")) +
    labs(
        title = "Military Officers in 3RAs vs. Other RAs — Share of Category (2013–2024)",
        x = "Year",
        y = "Share of Military within Category",
        color = "Regulatory Agencies"
    ) +
    theme_minimal(base_size = 13, base_family = "sans") +
    theme(
        # Fundo branco e sem bordas
        panel.background = element_rect(fill = "white", color = NA),
        plot.background = element_rect(fill = "white", color = NA),
        
        # Título e subtítulo centralizados e proporcionais
        plot.title = element_text(hjust = 0.5, face = "bold", size = 15),
        plot.subtitle = element_text(hjust = 0.5, size = 12, margin = margin(b = 10)),
        
        # Eixos e rótulos
        axis.title = element_text(size = 12, face = "bold"),
        axis.text = element_text(size = 11, color = "black"),
        
        # Título das facetas
        strip.text = element_text(face = "bold", size = 12),
        
        # Legenda
        legend.position = "bottom",
        legend.title = element_text(size = 12, face = "bold"),
        legend.text = element_text(size = 11),
        
        # Grade
        panel.grid.minor = element_blank()
    )


print(fig_2d)


ggsave("figures/fig_2d.png", fig_2d, width = 8, height = 9, dpi = 300)





#---------facetas com percentuais -------------
df_pct <- df %>%
    select(
        year,
        otherRA_officers_total__percent,
        otherRAs_officers_appointees_percent,
        otherRA_officers_top-level_percent,
        `3RA_total_officers_percent`,
        `3RA_officers_appointees_percent`,
        `3RA_officers_top-level_percent`
    )

pct_long <- df_pct %>%
    pivot_longer(
        -year,
        names_to = c("group", "metric", "suffix"),
        names_pattern = "(otherRA|3RA)[_]?(.*)_(percent)$"
    ) %>%
    mutate(
        metric = case_when(
            metric %in% c("officers_total", "total_officers") ~ "Total officers",
            metric %in% c("officers_appointees", "officers_appointees") ~ "Officers as appointees",
            metric %in% c("officers_top-level", "officers_top-level") ~ "Top-level officers",
            TRUE ~ metric
        ),
        group = recode(group, otherRA = "Other RAs", `3RA` = "3 RAs")
    )

fig_pct <- ggplot(pct_long, aes(x = factor(year), y = value, group = group, color = group)) +
    geom_line(size = 0.9) +
    geom_point(size = 2) +
    facet_wrap(~ metric, ncol = 1) +
    scale_y_continuous(labels = scales::label_percent(accuracy = 0.1, scale = 1)) +
    labs(
        title = "Officers in RAs (Percent): totals, appointees, and top-level (3 RAs vs Other RAs)",
        x = "Year",
        y = "Percent",
        color = ""
    ) +
    theme_minimal() +
    theme(
        plot.title = element_text(size = 11, hjust = 0.5),
        axis.title = element_text(size = 9),
        axis.text = element_text(size = 8),
        legend.position = "bottom"
    )

fig_pct
